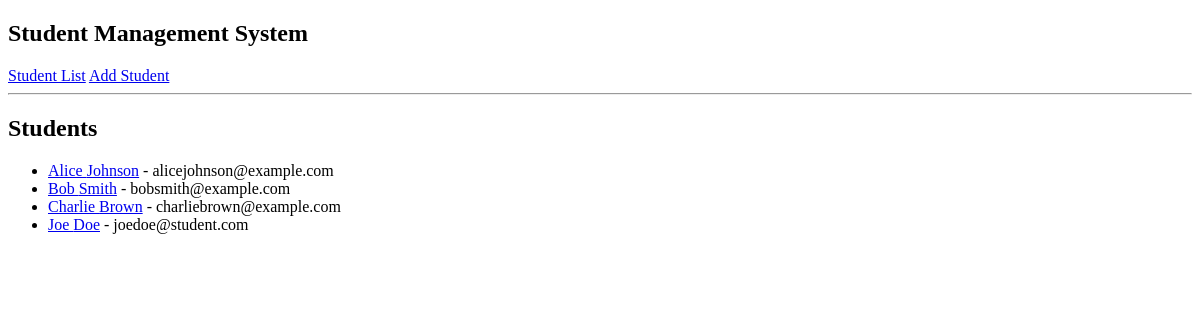
Before: / with the older database file.
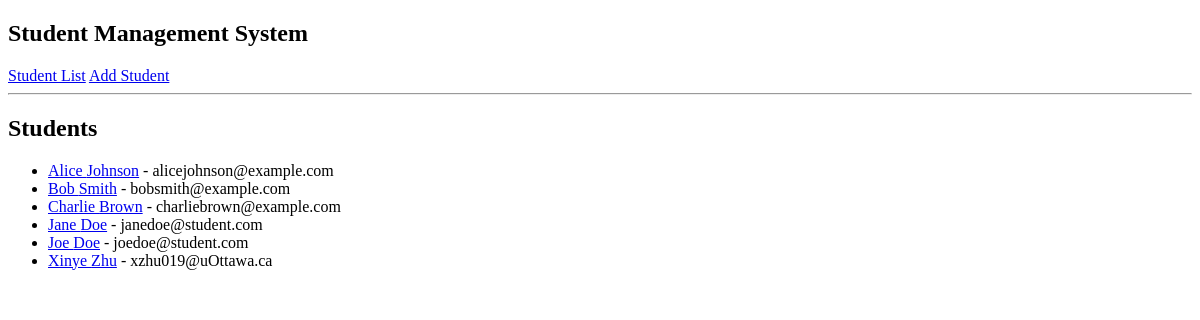
After: the same page with the newer database file.
### student/models.py (models this page shows)
class Student(models.Model):
    first_name = models.CharField(max_length=100)
    last_name = models.CharField(max_length=100)
    email = models.CharField(max_length=100)
    date_of_birth = models.DateField()
    enrollment_date = models.DateField()
    grade = models.IntegerField()

### student/views.py (the view)
# urls.py: path("", views.student_list, name="student_list"),
def student_list(request):
    students = Student.objects.all().order_by('first_name')
    return render(request, 'student/student_list.html', {'students': students})

### student/templates/student/student_list.html
{% extends "base.html" %}
{% block page_title %}
<h2>Students</h2>
{% endblock page_title %}
{% block page_content %}
<ul>
    {% for student in students %}
    <li>
        <a href="{% url 'student_detail' student.pk %}">{{ student.first_name }} {{ student.last_name }}</a> -
        {{ student.email }}
    </li>
    {% endfor %}
</ul>
{% endblock page_content %}

Changed rows visible on the page:
added Student: first_name "Jane", last_name "Doe", email "janedoe@student.com"
added Student: first_name "Xinye", last_name "Zhu", email "xzhu019@uOttawa.ca"
